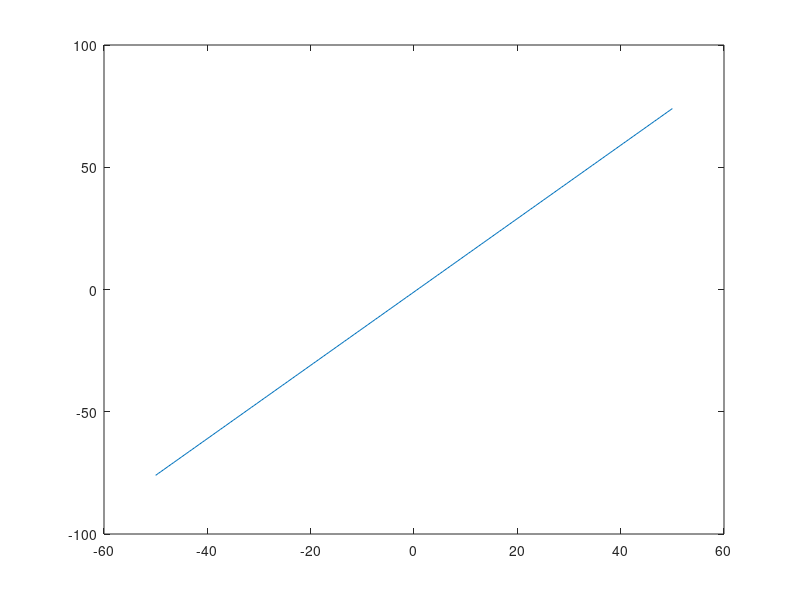

Source code (MATLAB):
% Ocatve Script
% Title                :Funciones algebraicas (polinomios y racionales)
% Description          :Script para identificar funciones algebraicas  
% Author               :Patricia Zaragoza Palma
% Date                 :20211118
% Version              :1
% Usege                :octave>cd /path/
%                      :octave>Funcionesalgebraicas
%                      :Requiere aplicacion octave, usar su linea de comandos 
% Notes                :Poder identificar el tipo de funcion algebraica mediante graficas y definir si es de tipo polinomial o racional
%                      :usar comandos 

disp('Racional')
disp('x = -2')

clear
% Dominio de la Funcion 
x= -50:0.5:50
% Reglas de correspondencia (Funcion)
y= x+2 \ x-1
% Plotear funcion 
plot(x, y);